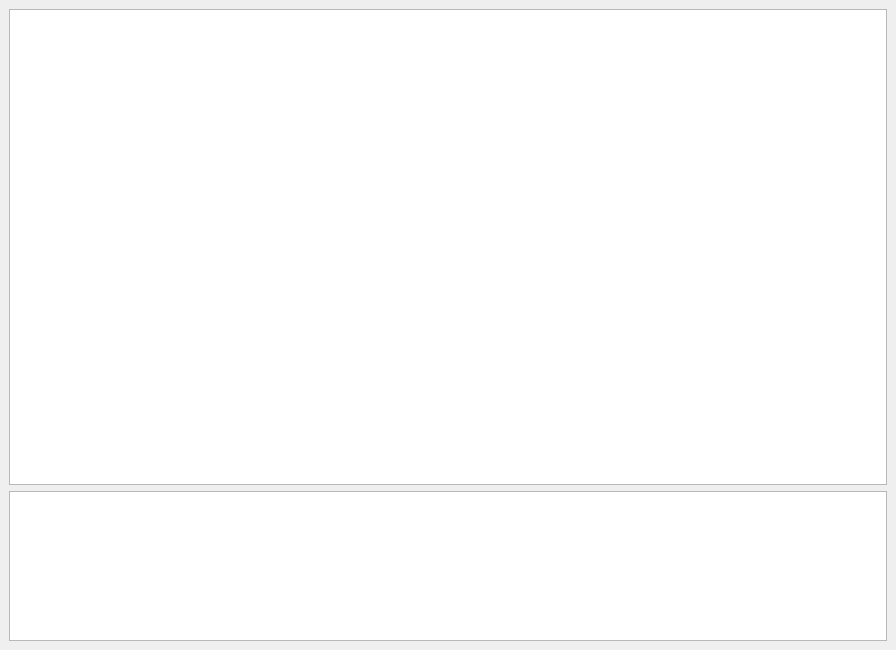
<?xml version="1.0" encoding="UTF-8"?>
<ui version="4.0">
 <class>MainWindow</class>
 <widget class="QMainWindow" name="MainWindow">
  <property name="geometry">
   <rect>
    <x>0</x>
    <y>0</y>
    <width>896</width>
    <height>650</height>
   </rect>
  </property>
  <property name="sizePolicy">
   <sizepolicy hsizetype="Expanding" vsizetype="Expanding">
    <horstretch>0</horstretch>
    <verstretch>0</verstretch>
   </sizepolicy>
  </property>
  <property name="windowTitle">
   <string>MainWindow</string>
  </property>
  <property name="autoFillBackground">
   <bool>true</bool>
  </property>
  <widget class="QWidget" name="centralwidget">
   <property name="enabled">
    <bool>true</bool>
   </property>
   <property name="sizePolicy">
    <sizepolicy hsizetype="Expanding" vsizetype="Expanding">
     <horstretch>0</horstretch>
     <verstretch>0</verstretch>
    </sizepolicy>
   </property>
   <property name="maximumSize">
    <size>
     <width>959</width>
     <height>746</height>
    </size>
   </property>
   <layout class="QVBoxLayout" name="verticalLayout">
    <item>
     <layout class="QVBoxLayout" name="verticalLayout_2">
      <property name="sizeConstraint">
       <enum>QLayout::SetDefaultConstraint</enum>
      </property>
      <item>
       <widget class="QChartView" name="graphicsView">
        <property name="sizePolicy">
         <sizepolicy hsizetype="Expanding" vsizetype="Expanding">
          <horstretch>0</horstretch>
          <verstretch>0</verstretch>
         </sizepolicy>
        </property>
        <property name="autoFillBackground">
         <bool>false</bool>
        </property>
        <property name="interactive">
         <bool>true</bool>
        </property>
        <property name="resizeAnchor">
         <enum>QGraphicsView::NoAnchor</enum>
        </property>
       </widget>
      </item>
     </layout>
    </item>
    <item>
     <layout class="QVBoxLayout" name="verticalLayout_3">
      <property name="sizeConstraint">
       <enum>QLayout::SetDefaultConstraint</enum>
      </property>
      <item>
       <widget class="QTextBrowser" name="textBrowser">
        <property name="sizePolicy">
         <sizepolicy hsizetype="Expanding" vsizetype="Maximum">
          <horstretch>0</horstretch>
          <verstretch>0</verstretch>
         </sizepolicy>
        </property>
        <property name="maximumSize">
         <size>
          <width>16777215</width>
          <height>150</height>
         </size>
        </property>
        <property name="autoFillBackground">
         <bool>true</bool>
        </property>
       </widget>
      </item>
     </layout>
    </item>
   </layout>
  </widget>
 </widget>
 <customwidgets>
  <customwidget>
   <class>QChartView</class>
   <extends>QGraphicsView</extends>
   <header>qchartview.h</header>
  </customwidget>
 </customwidgets>
 <resources/>
 <connections/>
</ui>
